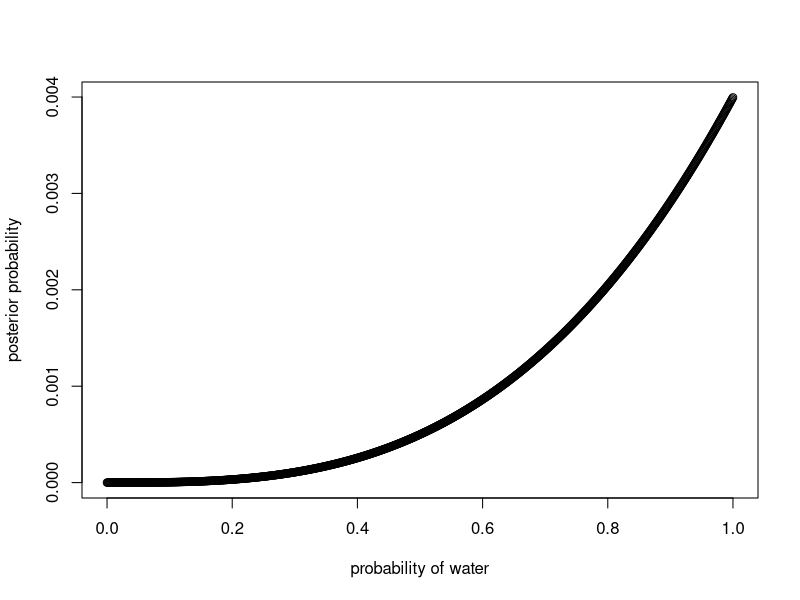
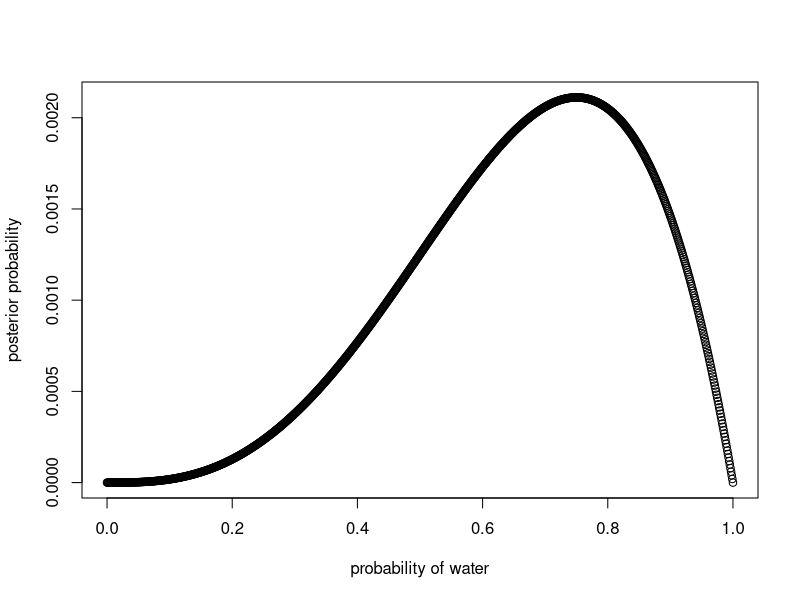
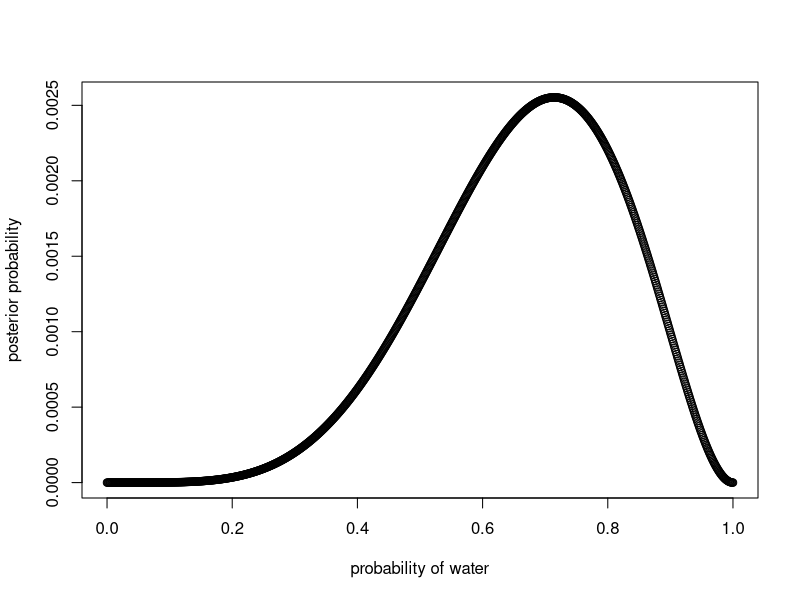
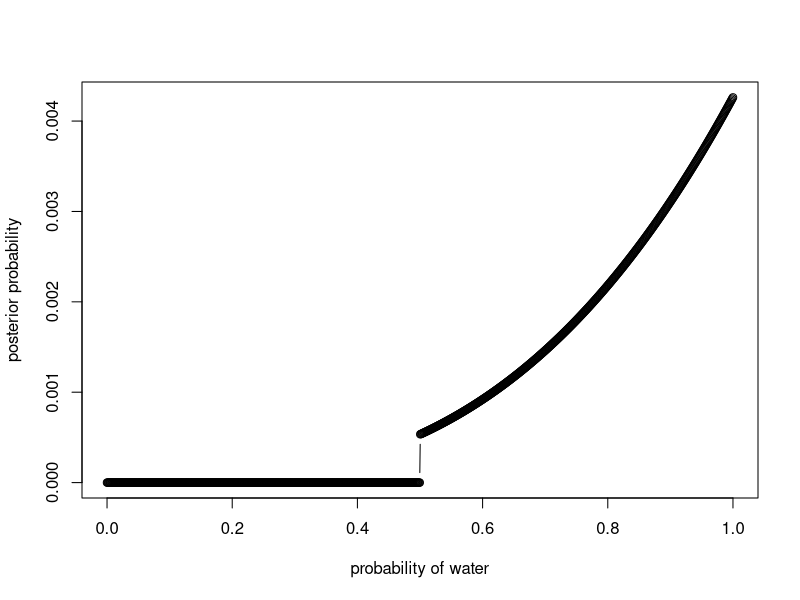
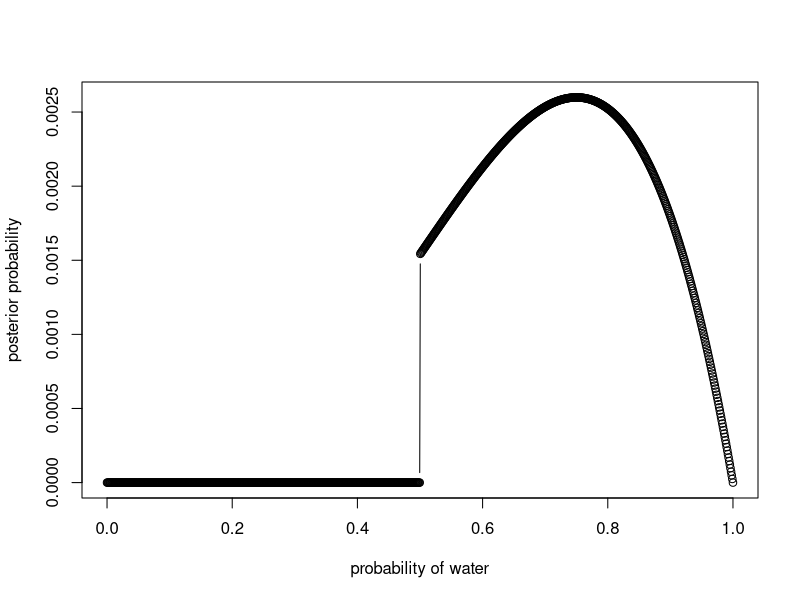
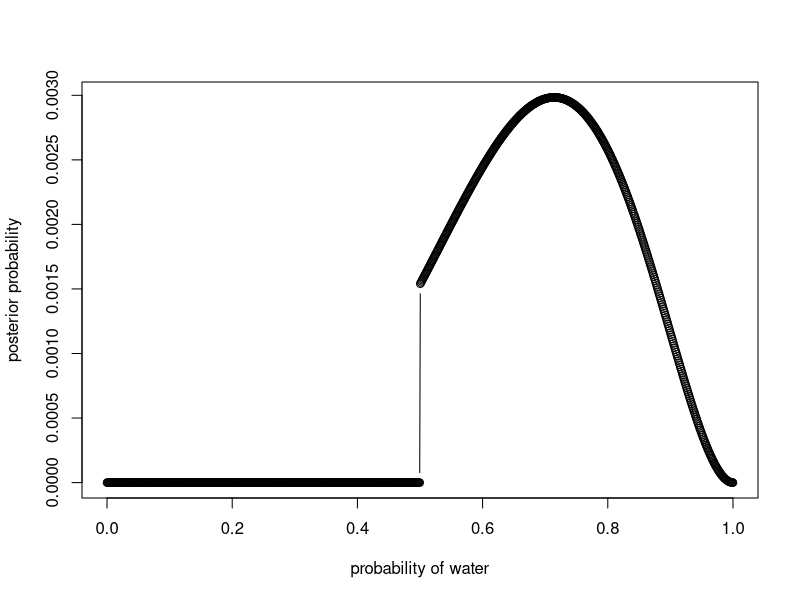

Recreate these plots in R, in order.
## ---- chunk 1
knitr::opts_chunk$set(echo = TRUE)
knitr::opts_knit$set(root.dir = "D:/seadrive_root/Prof. Dr/My Libraries/WORK/Teaching/HU/Kurse/Applied_statistical_modelling/SoSe2021")
## ---- chunk 2
# define grid
res = 1000
p_grid <- seq( from=0 , to=1 , length.out=res )
# define prior
prior <- rep( 1 , res )
# compute likelihood at each value in grid
likelihood <- dbinom( 3 , size=3 , prob=p_grid )
# compute product of likelihood and prior
unstd.posterior <- likelihood * prior
# standardize the posterior, so it sums to 1
posterior <- unstd.posterior / sum(unstd.posterior)
# plot
plot( p_grid , posterior , type="b" ,
      xlab="probability of water" , ylab="posterior probability" )
## ---- chunk 3
likelihood <- dbinom( 3 , size=4 , prob=p_grid )
unstd.posterior <- likelihood * prior
posterior <- unstd.posterior / sum(unstd.posterior)

plot( p_grid , posterior , type="b" ,
      xlab="probability of water" , ylab="posterior probability" )
## ---- chunk 4
likelihood <- dbinom( 5 , size=7 , prob=p_grid )
unstd.posterior <- likelihood * prior
posterior <- unstd.posterior / sum(unstd.posterior)

plot( p_grid , posterior , type="b" ,
      xlab="probability of water" , ylab="posterior probability" )
## ---- chunk 5
prior <- ifelse( p_grid < 0.5 , 0 , 1 )
## ---- chunk 6
likelihood <- dbinom( 3 , size=3 , prob=p_grid )
unstd.posterior <- likelihood * prior
posterior <- unstd.posterior / sum(unstd.posterior)

plot( p_grid , posterior , type="b" ,
      xlab="probability of water" , ylab="posterior probability" )
## ---- chunk 7
likelihood <- dbinom( 3 , size=4 , prob=p_grid )
unstd.posterior <- likelihood * prior
posterior <- unstd.posterior / sum(unstd.posterior)

plot( p_grid , posterior , type="b" ,
      xlab="probability of water" , ylab="posterior probability" )
## ---- chunk 8
likelihood <- dbinom( 5 , size=7 , prob=p_grid )
unstd.posterior <- likelihood * prior
posterior <- unstd.posterior / sum(unstd.posterior)

plot( p_grid , posterior , type="b" ,
      xlab="probability of water" , ylab="posterior probability" )
## ---- chunk 9
p_earth <- p_mars <- .5
p_waterIearth <- .7
p_landImars <- 1

p_landIearth <- 1 - p_waterIearth
p_land <- p_landIearth*p_earth + p_landImars*p_mars

(p_earthIland <- p_landIearth*p_earth/p_land)
